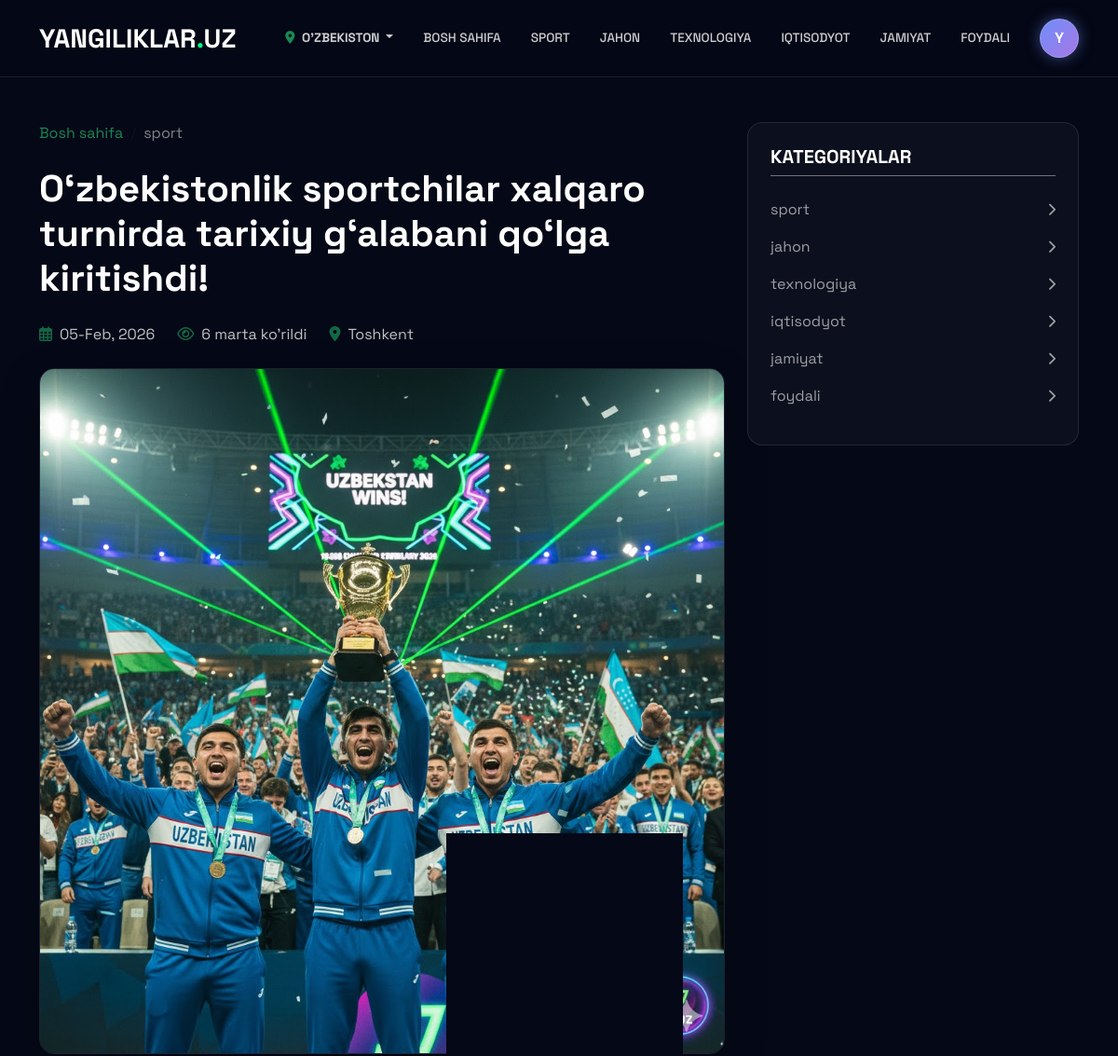
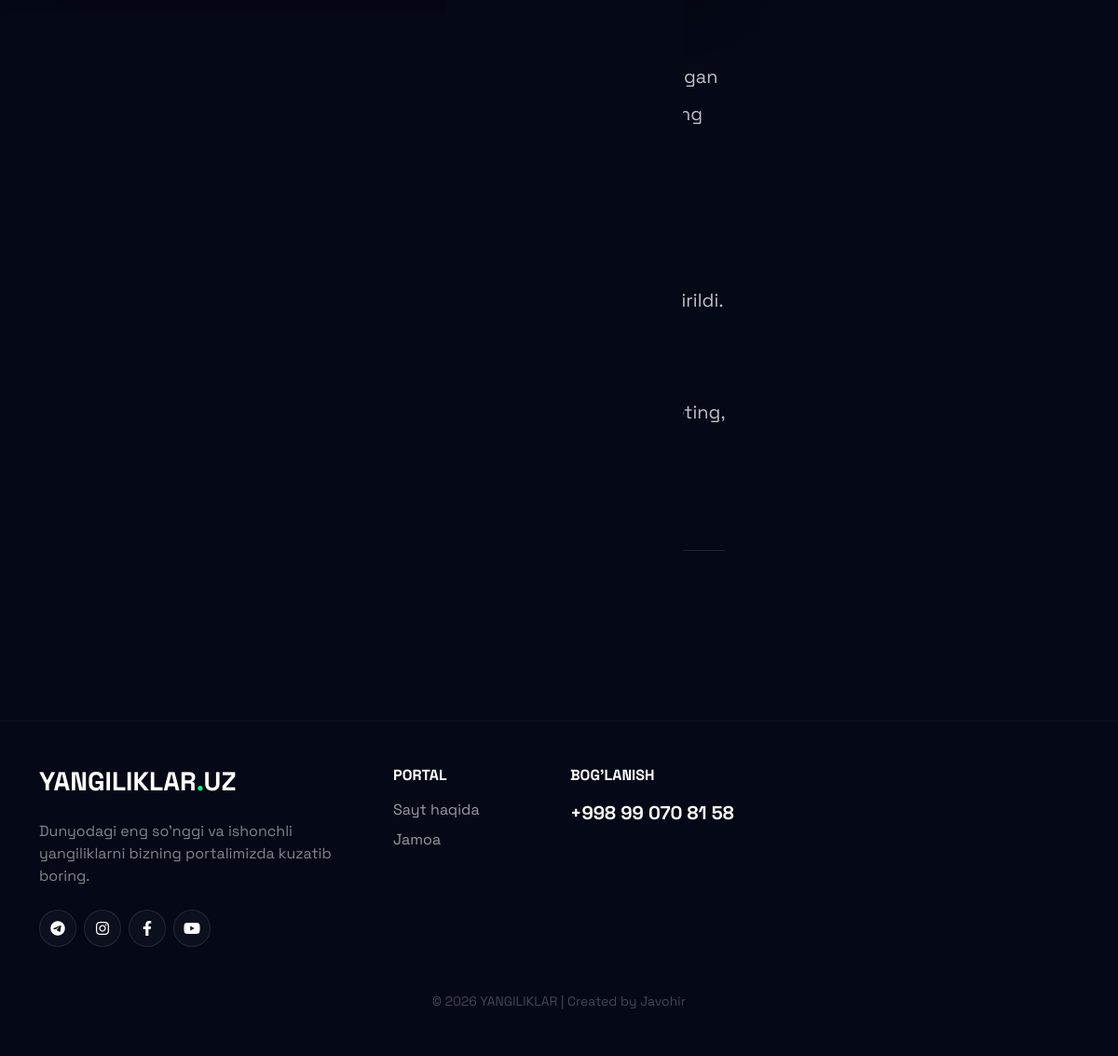
/news/ozbekistonlik-sportchilar-xalqaro-turnirda-tarixiy/, run on the app's committed database (2 pictures, top to bottom).
### news/models.py (models this page shows, shortened)
class Category(models.Model):
    name = models.CharField(max_length=100)
    slug = models.SlugField(unique=True)
    class Meta:
        verbose_name = "Kategoriya"
        verbose_name_plural = "Kategoriyalar"

class News(models.Model):
    REGION_CHOICES = [
        ('toshkent', 'Toshkent'),
        ('andijon', 'Andijon'),
        ('fargona', 'Farg\'ona'),
        ('namangan', 'Namangan'),
        ('samarqand', 'Samarqand'),
        ('buxoro', 'Buxoro'),
        ('navoiy', 'Navoiy'),
        ('qashqadaryo', 'Qashqadaryo'),
        ('surxondaryo', 'Surxondaryo'),
        ('jizzax', 'Jizzax'),
        ('sirdaryo', 'Sirdaryo'),
        ('xorazm', 'Xorazm'),
        ('qoraqalpogiston', 'Qoraqalpog\'iston'),
    ]
    title = models.CharField(max_length=255)
    slug = models.SlugField(unique=True)
    category = models.ForeignKey(Category, on_delete=models.CASCADE)
    region = models.CharField(max_length=50, choices=REGION_CHOICES, blank=True, null=True)
    body = models.TextField()
    image = models.ImageField(upload_to='news/')
    created_at = models.DateTimeField(auto_now_add=True)
    is_top = models.BooleanField(default=False)
    views = models.PositiveIntegerField(default=0)
    class Meta:
        verbose_name = "Yangilik"
        verbose_name_plural = "Yangiliklar"

### news/views.py (the view)
# urls.py: path('news/<slug:slug>/', views.news_detail, name='news_detail'),
def news_detail(request, slug):
    news = get_object_or_404(News, slug=slug)
    news.views += 1
    news.save()
    categories = Category.objects.all()
    return render(request, 'news/detail.html', {'news': news, 'categories': categories})

### templates/news/detail.html
{% extends 'base.html' %}
{% block content %}
<div class="container mt-5 animate__animated animate__fadeIn">
    <div class="row">
        <div class="col-lg-8">
            <nav aria-label="breadcrumb" class="mb-4">
                <ol class="breadcrumb">
                    <li class="breadcrumb-item"><a href="/" class="text-success text-decoration-none">Bosh sahifa</a></li>
                    <li class="breadcrumb-item active text-white opacity-50">{{ news.category.name }}</li>
                </ol>
            </nav>
            <h1 class="fw-bold mb-4" style="font-size: 2.5rem; line-height: 1.2;">{{ news.title }}</h1>
            <div class="d-flex align-items-center gap-4 mb-4 opacity-75">
                <span><i class="far fa-calendar-alt me-2 text-success"></i>{{ news.created_at|date:"d-M, Y" }}</span>
                <span><i class="far fa-eye me-2 text-success"></i>{{ news.views }} marta ko'rildi</span>
                {% if news.region %}
                <span><i class="fas fa-map-marker-alt me-2 text-success"></i>{{ news.get_region_display }}</span>
                {% endif %}
            </div>
            {% if news.image %}
            <div class="rounded-4 overflow-hidden mb-4 shadow-lg border border-secondary border-opacity-25">
                <img src="{{ news.image.url }}" class="img-fluid w-100" style="object-fit: cover;" alt="{{ news.title }}">
            </div>
            {% endif %}
            <div class="news-body fs-5 lh-lg opacity-75" style="white-space: pre-wrap;">
                {{ news.body }}
            </div>
            <hr class="my-5 border-secondary opacity-10">
            <a href="/" class="btn btn-outline-success rounded-pill px-4 mb-5">
                <i class="fas fa-arrow-left me-2"></i> Orqaga qaytish
            </a>
        </div>
        <div class="col-lg-4">
            <div class="sticky-top" style="top: 100px; z-index: 1;">
                <div class="p-4 rounded-4" style="background: var(--glass); border: 1px solid var(--border-glass);">
                    <h5 class="fw-bold mb-4 text-uppercase border-bottom border-secondary pb-2">Kategoriyalar</h5>
                    <ul class="list-unstyled">
                        {% for cat in categories %}
                        <li class="mb-3">
                            <a href="/?category={{ cat.slug }}" class="footer-link d-flex justify-content-between align-items-center">
                                {{ cat.name }}
                                <i class="fas fa-chevron-right small"></i>
                            </a>
                        </li>
                        {% endfor %}
                    </ul>
                </div>
            </div>
        </div>
    </div>
</div>
{% endblock %}

### templates/base.html (shortened to what this page needs)
{% load static %}
<!DOCTYPE html>
<html lang="uz">
<head>
    <link href="https://cdn.jsdelivr.net/npm/bootstrap@5.3.0/dist/css/bootstrap.min.css" rel="stylesheet">
    <link rel="stylesheet" href="https://cdnjs.cloudflare.com/ajax/libs/font-awesome/6.0.0/dist/css/all.min.css">
    <link rel="stylesheet" href="https://cdnjs.cloudflare.com/ajax/libs/animate.css/4.1.1/animate.min.css"/>
</head>
<body>
    <nav class="navbar navbar-expand-lg navbar-dark custom-navbar sticky-top">
        <div class="container">
            <a class="navbar-brand fw-bold fs-3" href="/">YANGILIKLAR<span style="color: var(--accent-neon);">.</span>UZ</a>
            <div class="collapse navbar-collapse" id="navbarNav">
                <ul class="navbar-nav ms-auto align-items-center">
                   <li class="nav-item dropdown">
                        <a class="nav-link dropdown-toggle fw-bold text-white px-3" href="#" id="regionDrop" role="button" data-bs-toggle="dropdown" aria-expanded="false">
                            <i class="fas fa-map-marker-alt me-1 text-success"></i> O'ZBEKISTON
                        </a>
                    </li>
                    <li class="nav-item"><a class="nav-link px-3" href="/">Bosh sahifa</a></li>
                    {% for category in categories %}
                    <li class="nav-item"><a class="nav-link px-3" href="?category={{ category.slug }}">{{ category.name }}</a></li>
                    {% endfor %}
                    <li class="nav-item ms-lg-3 d-none d-lg-block">
                        <a href="/" class="logo-circle">
                            <span class="logo-text-inner">Y</span>
                        </a>
                    </li>
                </ul>
            </div>
        </div>
    </nav>
    <main style="min-height: 70vh;">
        {% block content %}{% endblock %}
    </main>
    <footer class="py-5 border-top border-secondary border-opacity-10 mt-5">
        <div class="container">
            <div class="row g-4">
                <div class="col-lg-4">
                    <h3 class="fw-bold mb-4">YANGILIKLAR<span style="color: var(--accent-neon);">.</span>UZ</h3>
                    <p class="opacity-50">Dunyodagi eng so'nggi va ishonchli yangiliklarni bizning portalimizda kuzatib boring.</p>
                    <div class="d-flex gap-2 mt-4">
                        <a href="#" class="social-circle"><i class="fab fa-telegram-plane"></i></a>
                        <a href="#" class="social-circle"><i class="fab fa-instagram"></i></a>
                        <a href="#" class="social-circle"><i class="fab fa-facebook-f"></i></a>
                        <a href="#" class="social-circle"><i class="fab fa-youtube"></i></a>
                    </div>
                </div>
                <div class="col-lg-2 col-md-4">
                    <h6 class="fw-bold mb-3 text-uppercase text-white">Portal</h6>
                    <ul class="list-unstyled">
                        <li><a href="#" class="footer-link d-block mb-2">Sayt haqida</a></li>
                        <li><a href="#" class="footer-link d-block mb-2">Jamoa</a></li>
                    </ul>
                </div>
                <div class="col-lg-3 col-md-4">
                    <h6 class="fw-bold mb-3 text-uppercase text-white">Bog'lanish</h6>
                    <a href="tel:+998990708158" class="text-decoration-none text-white fs-5 fw-bold">+998 99 070 81 58</a>
                </div>
            </div>
            <div class="text-center mt-5 opacity-25 small">
                &copy; 2026 YANGILIKLAR | Created by Javohir
            </div>
        </div>
    </footer>
</body>
</html>

### templates/base.html (style rules this page uses)
:root { --bg-deep: #050816; --accent-neon: #00ff88; --glass: rgba(255, 255, 255, 0.03); --border-glass: rgba(255, 255, 255, 0.1); --logo-gradient: linear-gradient(135deg, #6e8efb 0%, #a777e3 100%); --logo-glow: rgba(110, 142, 251, 0.5); }
body { background-color: var(--bg-deep); color: #ffffff; font-family: 'Space Grotesk', sans-serif; overflow-x: hidden; scroll-behavior: smooth; }
.custom-navbar { background: rgba(5, 8, 22, 0.85); backdrop-filter: blur(20px); border-bottom: 1px solid var(--border-glass); padding: 15px 0; z-index: 1000; }
.nav-link { color: rgba(255,255,255,0.8) !important; font-weight: 500; transition: 0.3s; text-transform: uppercase; font-size: 0.85rem; }
.logo-circle { width: 42px; height: 42px; border-radius: 50%; background: var(--logo-gradient); display: flex; align-items: center; justify-content: center; border: 1px solid rgba(255,255,255,0.2); box-shadow: 0 0 15px var(--logo-glow); text-decoration: none; transition: 0.4s; }
.logo-text-inner { color: #fff; font-weight: 800; }
.footer-link { text-decoration: none; color: rgba(255,255,255,0.6); transition: 0.3s; }
.social-circle { width: 40px; height: 40px; display: inline-flex; align-items: center; justify-content: center; border-radius: 50%; background: var(--glass); border: 1px solid var(--border-glass); color: white; transition: 0.3s; text-decoration: none; }

### data on the page
Category: name "SPORT", name "sport"
Category: name "JAHON", name "jahon"
Category: name "TEXNOLOGIYA", name "texnologiya"
Category: name "IQTISODYOT", name "iqtisodyot"
Category: name "JAMIYAT", name "jamiyat"
Category: name "FOYDALI", name "foydali"
News: category.name "sport", title "O‘zbekistonlik sportchilar xalqaro turnirda tarixiy g‘alabani qo‘lga kiritishdi!", created_at "05-Feb, 2026", views "6", region "Toshkent", image (picture), body "Bugun poytaxtimizdagi muhtasham sport majmuasida bo‘lib o‘tgan xalqaro chempionatning final bosqichi o‘zbekistonlik yosh sportchilarning mutlaq g‘alabasi bilan yakunlandi. Shiddatli kechgan bahslarda hamyurtlarimiz raqiblarini katta farq bilan mag‘lub etib, oltin medallarni qo‘lga kiritishdi. G‘oliblar tantanali ravishda kutib olindi va ularga esdalik sovg‘alari topshirildi. Murabbiylarning ta’kidlashicha, bu g‘alaba mamlakatimizda sportga qaratilayotgan yuksak e’tiborning samarasidir. Ushbu natija O‘zbekiston sport tarixida yangi sahifa ochgani shubhasiz. Bizni kuzatishda davom eting, batafsil ma’lumotlar tez orada!"
